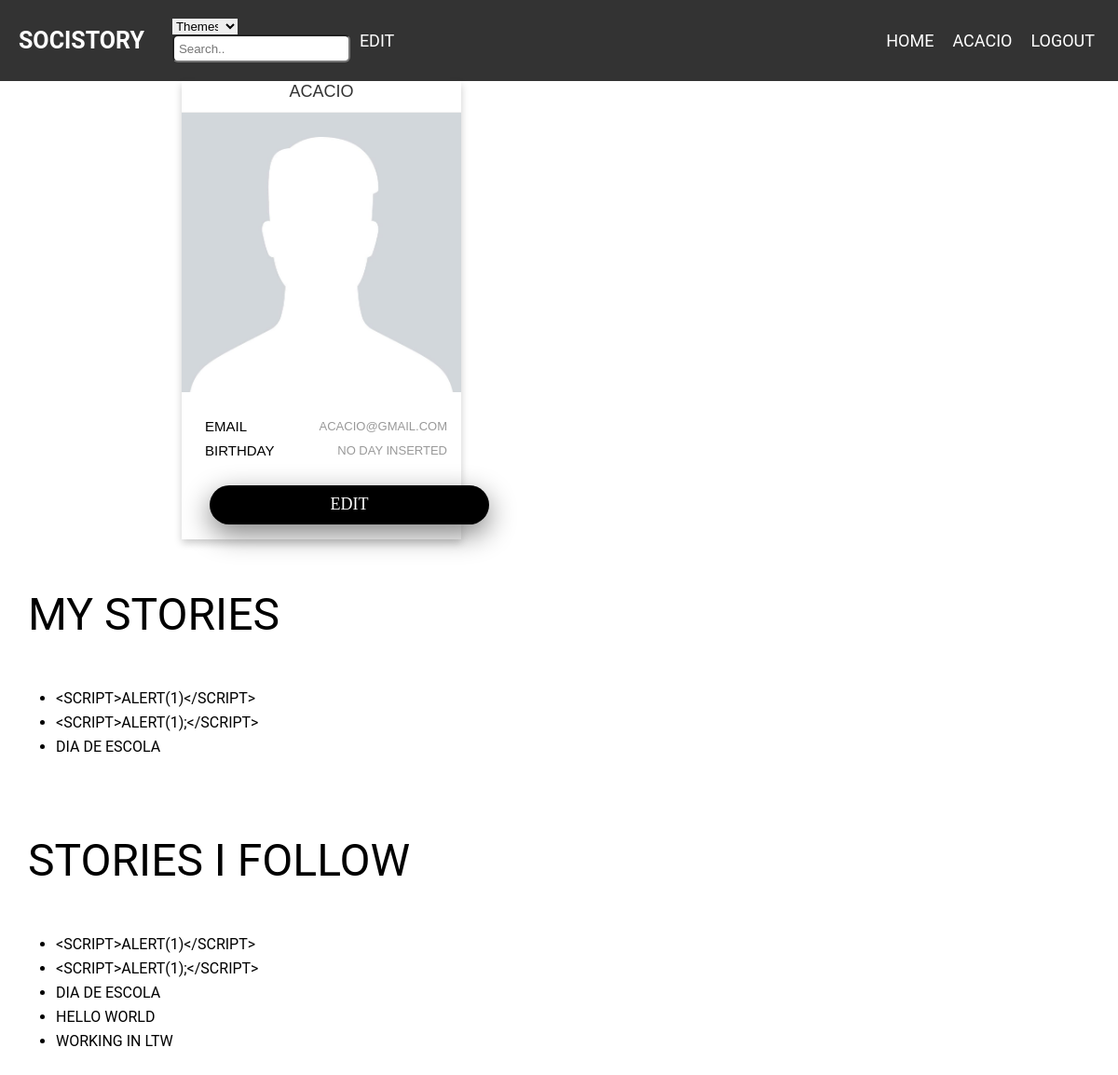
Screenshot of /pages/profilePage.php?username=Acacio (signed in) with the database file from the repository.
### tables this page shows
CREATE TABLE users(
  username VARCHAR PRIMARY KEY,
  email VARCHAR UNIQUE,
  password VARCHAR(254) NOT NULL,
  salt VARCHAR(32) NOT NULL,
  birthday DATE,
  img VARCHAR
);

CREATE TABLE stories(
  entity_id INTEGER PRIMARY KEY REFERENCES entities,
  username VARCHAR NOT NULL REFERENCES users,
  title TEXT NOT NULL, 
  body TEXT NOT NULL,
  hour DATETIME NOT NULL,
  UNIQUE(username, title, body)
);

### database/db_comments.php (called while the page is built, shortened)
<?php
    function getUsernameInfo($username){
    $db = Database::instance()->db();
    $stmt = $db->prepare('SELECT *, rowid FROM users where username = ?');
    $stmt->execute(array($username));
    return $stmt->fetch();
    }
  function myComments($username) {
    $db = Database::instance()->db();
    $stmt = $db->prepare("SELECT  DISTINCT stories.* from stories LEFT JOIN likes on likes.entity_id = stories.entity_id, comments where comments.username = ?");
    $stmt->execute(array($username));
    return $stmt->fetchAll();
  }
  function myStories($username) {
    $db = Database::instance()->db();
    $stmt = $db->prepare('SELECT title FROM stories WHERE username = ?');
    $stmt->execute(array($username));
    return $stmt->fetchAll();
  }
?>

### pages/profilePage.php (the view, shortened to what this page needs)
<?php
include_once('../templates/common.php');
include_once('../database/db_comments.php');
$profileInfo = getUsernameInfo($_GET['username']);
$mystories = myStories($_GET['username']);
$myCommentStories =  myComments($_GET['username']);
draw_header($_SESSION['username']);
    ?>
 <link rel="stylesheet" href="../css/profilePage.css">
<div class="container">
    <div class="card">
        <h1><?=$_SESSION['username']?></h1>
            <img src="<?=$profileInfo['img']?>" alt="MyImg" style="width:100%">
        <div style="margin: 24px 0;">
            <ul class="single-category">
                <li class="row">
                    <h6 class="email">Email</h6>
                    <span> <?=$profileInfo['email']?></span> </li>
                <li class="row">
                    <h6 class="birthday">Birthday</h6>
                    <span> <?=$profileInfo['birthday'] ? $profileInfo['birthday'] :'No day inserted'?></span> </li>
            </ul>
            </div>
        <p><button>EDIT</button></p>
    </div>
    <section id="stories">
        <div class="container">
            <p class="profileinfo" id = myStories>
               <label for="myStories"> My Stories </label>
                <ul>
                    <?php
                    foreach($mystories as $story){
                        ?>
                        <li><?=$story['title']?> </li>
                    <?php }
                    unset($story) ?>
                </ul>
                    </p>
                    <p class="profileinfo" id ="myCommentedStories">
                    <label for="myCommentedStories"> Stories i follow </label>
                    <ul>
                    <?php
                    foreach($myCommentStories as $story){
                        ?>
                        <li><?=$story['title']?> </li>
                    <?php }
                    unset($story) ?>
                </ul>
                    </p>
                    </div>
                    </div>
<?php
draw_footer();
?>

### templates/common.php (shortened to what this page needs)
<?php function draw_header($username){
?>
  <link rel="stylesheet" href="../css/common.css">
<!DOCTYPE html>
<html>
<head>
    <link rel="stylesheet" href="../css/mainPage.css">
</head>
<body>
    <header>
        <?php if($username != null) { ?>
           <nav>
           <div class="header">
            <link rel="stylesheet" href="https://cdnjs.cloudflare.com/ajax/libs/font-awesome/4.7.0/css/font-awesome.min.css">
           <div class="topnav" id="myTopnav">
               <div class="logo">
                   <a href="../pages/stories.php?search=all&sub=null" class="logo">SociStory</a>
               </div>
               <div class="searchArea">
                   <form id="searchForm" method="get">
                       <select name="searchthemes" id="searchBox">
                           <option value="Themes">Themes</option>
                       </select>
                       <input id="search" type="text" placeholder="Search..">
                   </form>
               </div>
               <div class=topnav-right>
                   <a href="../pages/stories.php?search=all&sub=null">Home</a>
                   <a href="../pages/profilePage.php?username=<?=$username?>"> <?=$username?></a>
                   <a href="../actions/user_logout.php">Logout</a>
               </div>
            </div>
        <?php }  ?>
        </nav>
    </header>
<?php
}
?>
<?php function draw_footer(){
?>
</body>
</html>
<?php
}
?>

### css/common.css (style rules this page uses)
* { box-sizing: border-box; }
body { margin: 0; font-family: Arial, Helvetica, sans-serif; }
.header { overflow: hidden; background-color: #333; padding: 20px 10px; }
.header a.logo { font-size: 25px; font-weight: bold; }
.topnav { display: flex; flex-direction: row; align-items: center; float: left; width: 100%; }
.topnav a { float: left; color: white; text-align: center; padding: 10px; text-decoration: none; font-size: 18px; line-height: 8px; border-radius: 4px; }
form#searchForm { padding-left: 20px; display: flex; flex: center; float: left; width: 100%; position: relative; margin: 0; }
.topnav-right { justify-content: space-between; display: flex; position: absolute; right: 0; padding-right: 15px; }
.searchArea { float: left; }
input#search { width: 100%; background-color: #fff; height: 30px; color: #b2b2b2; border-radius:6px; padding: 0 5px; }
select#searchBox { background-color: #efefef; width: 70; border: 0; padding-right:5px; }

### css/mainPage.css (style rules this page uses)
body { font-family: Poppins, sans-serif; }
.row { display: -ms-flexbox; display: flex; -ms-flex-wrap: wrap; flex-wrap: wrap; }
body { margin: 0; padding: 0; font-family: Raleway; text-transform: uppercase; font-size: 11px; }
h1 { margin: 0; }

### css/profilePage.css (style rules this page uses)
html, body, .sidebar, .content-posts { height: 100%; }
body { line-height: 26px; font-size: 16px; font-family: "Roboto", sans-serif; font-weight: normal; }
p { margin-top: 0; display: block; margin-block-start: 1em; margin-block-end: 1em; margin-inline-start: 0px; margin-inline-end: 0px; }
.container { width: 100%; padding-right: 15px; padding-left: 15px; margin-right: auto; margin-left: auto; display: flex; flex-direction: column; -ms-flex-wrap: wrap; flex-wrap: wrap; margin-right: -15px; margin-left: -15px; }
section#stories { padding: 20; display: flex; }
p#myStories { font-size: -webkit-xxx-large; }
p#myCommentedStories { font-size: x-large; font-size: -webkit-xxx-large; }
form { width: 100%; font-size: x-large; font-family: monospace; display: flex; flex-direction: column; justify-content: space-between; }
input[type="text"] { height: 40px; border-radius: 12px; padding: 20px; }
label { margin-bottom: 10px; margin-left: 10px; }
button { width: 50px; display: flex; justify-content: center; padding: 0 20px; min-width: 160px; height: 42px; background-color: darkgrey; border-radius: 21px; font-family: JosefinSans-Bold; font-size: 14px; color: #fff; line-height: 1.2; text-transform: uppercase; padding-top: 5px; -webkit-box-shadow: 0 10px 30px 0px grey; border: none; margin-left: 30px; }
@media (min-width: 768px) { .container { max-width: 720px; } }
.card { box-shadow: 0 4px 8px 0 rgba(0, 0, 0, 0.2); max-width: 300px; margin: auto; text-align: center; font-family: arial; }
button { border: none; outline: 0; display: inline-block; padding: 8px; color: white; background-color: #000; text-align: center; cursor: pointer; width: 100%; font-size: 18px; }
a { text-decoration: none; font-size: 22px; color: black; }
.card h1 { margin: 0; font-size: 18px; font-weight: normal; margin-top: 0px; border-bottom: 1px solid #f1f1f1; padding-bottom: 10px; line-height: 1.25em; color: #333333; }
.row { display: -ms-flexbox; display: flex; justify-content: space-between; -ms-flex-wrap: wrap; flex-wrap: wrap; position: relative; right: 15; }
.card h6 { font-size: 15px; margin: 0px; padding-right: 0px; font-weight: normal; line-height: 26px; }
span { font-size: 13px; font-weight: normal; display: block; color: #999999; }
ul.single-category { display: flex; flex-direction: column; }

### rows the page displays
users: img (picture), email "ACACIO@GMAIL.COM"
stories: title "<SCRIPT>ALERT(1)</SCRIPT>"
stories: title "<SCRIPT>ALERT(1);</SCRIPT>"
stories: title "DIA DE ESCOLA"
stories: title "HELLO WORLD"
stories: title "WORKING IN LTW"

### other values shown
$username "ACACIO"
$_SESSION['username'] "ACACIO"
